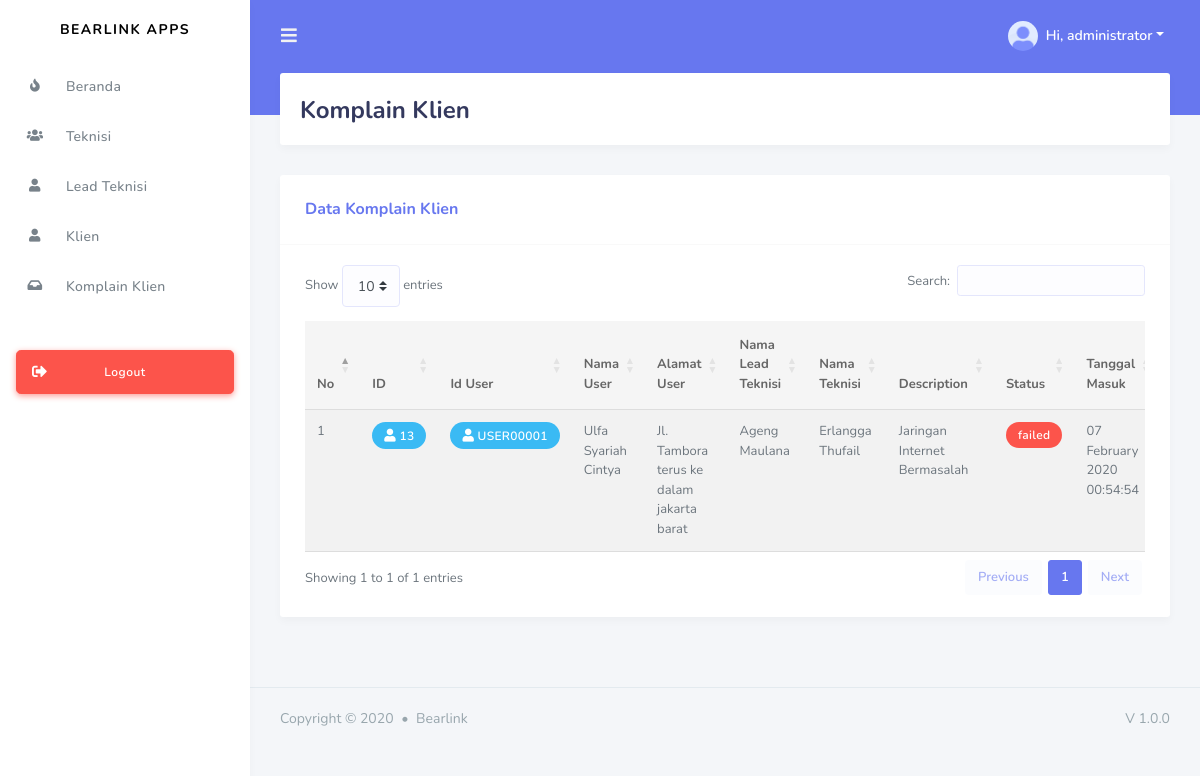
/index.php?page=complaint (signed in), run on the app's committed database.
### tables this page shows
CREATE TABLE `complent_issue` (
  `id` int(10) UNSIGNED NOT NULL,
  `user_id` varchar(32) DEFAULT NULL,
  `lead_technician_id` varchar(32) DEFAULT NULL,
  `technician_id` varchar(32) DEFAULT NULL,
  `description` longtext NOT NULL,
  `status` enum('inprogress','failed','done') NOT NULL,
  `created_at` timestamp NULL DEFAULT NULL,
  `updated_at` timestamp NULL DEFAULT NULL,
  `deleted_at` timestamp NULL DEFAULT NULL
);

CREATE TABLE `users` (
  `id` varchar(32) NOT NULL,
  `province_id` char(2) DEFAULT NULL,
  `regency_id` char(4) DEFAULT NULL,
  `district_id` char(7) DEFAULT NULL,
  `full_name` varchar(100) NOT NULL,
  `email` varchar(191) NOT NULL,
  `password` varchar(80) NOT NULL,
  `handphone` varchar(12) NOT NULL,
  `date_of_birth` date NOT NULL,
  `full_address` longtext NOT NULL,
  `lat` decimal(10,8) DEFAULT NULL,
  `lng` decimal(11,8) DEFAULT NULL,
  `created_at` timestamp NULL DEFAULT NULL,
  `updated_at` timestamp NULL DEFAULT NULL,
  `deleted_at` timestamp NULL DEFAULT NULL
);

CREATE TABLE `lead_technician` (
  `id` varchar(32) NOT NULL,
  `province_id` char(2) DEFAULT NULL,
  `regency_id` char(4) DEFAULT NULL,
  `district_id` char(7) DEFAULT NULL,
  `full_name` varchar(50) NOT NULL,
  `email` varchar(50) NOT NULL,
  `password` varchar(10) NOT NULL,
  `handphone` varchar(12) NOT NULL,
  `date_of_birth` date NOT NULL,
  `full_address` longtext NOT NULL,
  `status` enum('online','offline') DEFAULT NULL,
  `lat` decimal(10,8) DEFAULT NULL,
  `lng` decimal(11,8) DEFAULT NULL,
  `created_at` timestamp NULL DEFAULT NULL,
  `updated_at` timestamp NULL DEFAULT NULL,
  `deleted_at` timestamp NULL DEFAULT NULL
);

CREATE TABLE `technician` (
  `id` varchar(32) NOT NULL,
  `province_id` char(2) DEFAULT NULL,
  `regency_id` char(4) DEFAULT NULL,
  `district_id` char(7) DEFAULT NULL,
  `lead_technician_id` varchar(32) DEFAULT NULL,
  `full_name` varchar(50) NOT NULL,
  `email` varchar(191) NOT NULL,
  `password` varchar(80) NOT NULL,
  `handphone` varchar(12) DEFAULT NULL,
  `date_of_birth` date NOT NULL,
  `full_address` longtext NOT NULL,
  `status` enum('online','offline') DEFAULT NULL,
  `lat` decimal(10,8) DEFAULT NULL,
  `lng` decimal(11,8) DEFAULT NULL,
  `created_at` timestamp NULL DEFAULT NULL,
  `updated_at` timestamp NULL DEFAULT NULL,
  `deleted_at` timestamp NULL DEFAULT NULL
);

### page/admin/complaint/complaint.php (the view, shortened to what this page needs)
<div class="main-content">
    <section class="section">
        <div class="section-header">
            <h1>Komplain Klien</h1>
        </div>
        <div class="row">
            <div class="col-lg-12 col-md-12 col-12 col-sm-12">
                <div class="card">
                    <div class="card-header">
                        <h4>Data Komplain Klien</h4>
                    </div>
                    <div class="card-body">
                        <div class="table-responsive">
                            <table id="example" class="table table-striped">
                                <thead>
                                    <tr>
                                        <th>No</th>
                                        <th>ID</th>
                                        <th>Id User</th>
                                        <th>Nama User</th>
                                        <th>Alamat User</th>
                                        <th>Nama Lead Teknisi</th>
                                        <th>Nama Teknisi</th>
                                        <th>Description</th>
                                        <th>Status</th>
                                        <th>Tanggal Masuk</th>
                                    </tr>
                                </thead>
                                <tbody>
                                <?php
                                $no = 1;
                                $q = mysqli_query($conn, "SELECT * FROM complent_issue
                                                        JOIN users ON complent_issue.user_id=users.id") or die (mysqli_error($conn));
                                while($data=mysqli_fetch_array($q)){
                                ?>
                                    <tr>
                                        <td><?= $no ?></td>
                                        <td><div class="badge badge-info"><i class="fas fa-user"></i> <?= $data[0] ?></div></td>
                                        <td><div class="badge badge-info"><i class="fas fa-user"></i> <?= $data['user_id'] ?></div></td>
                                        <td><?= getDataUser($data['user_id']) ?></td>
                                        <td><?= $data['full_address'] ?></td>
                                        <td><?= getDataLead($data['lead_technician_id']) ?></td>
                                        <td><?= getDataTech($data['technician_id']) ?></td>
                                        <td><?= $data['description'] ?></td>
                                        <td><?= getStatus($data['status']) ?></td>
                                        <td><?= dateFormat($data[6]) ?></td>
                                    </tr>
                                <?php $no++; } ?>
                            </table>
                        </div>
                    </div>
                </div>
            </div>
        </div>
    </section>
</div>
<footer class="main-footer">
    <div class="footer-left">
        Copyright &copy; 2020 <div class="bullet"></div> Bearlink
    </div>
    <div class="footer-right">
        V 1.0.0
    </div>
</footer>
</div>
</div>

### header.php (shortened to what this page needs)
<div class="navbar-bg"></div>
<nav class="navbar navbar-expand-lg main-navbar">
<form class="form-inline mr-auto">
    <ul class="navbar-nav mr-3">
    <li><a href="#" data-toggle="sidebar" class="nav-link nav-link-lg"><i class="fas fa-bars"></i></a></li>
    </ul>
</form>
<ul class="navbar-nav navbar-right">
    <li class="dropdown"><a href="#" data-toggle="dropdown" class="nav-link dropdown-toggle nav-link-lg nav-link-user">
    <img alt="image" src="assets/img/avatar/avatar-1.png" class="rounded-circle mr-1">
    <div class="d-sm-none d-lg-inline-block">Hi, <?= $auth['full_name'] ?></div></a>
    </li>
</ul>
</nav>

### service.php (shortened to what this page needs)
<?php
    $role = $_SESSION['role'];
    $email = $_SESSION['email'];
    switch($role){
        case 1:
            $sql = mysqli_query($conn, "SELECT * from admin WHERE email='$email'");
            $auth = mysqli_fetch_array($sql);
        break;
    }
    function getStatus($params) {
        $tmp = '';
        switch($params) {
            case 'failed':
                $tmp = '<div class="badge badge-danger">failed</div>';
            break;
        }
        return $tmp;
    }
    function getDataUser($params) {
        $tmp = '';
        if (!empty($params)) {
            include './lib/koneksi.php';
            $q = mysqli_query($conn, "SELECT * FROM users WHERE id='$params'");
            $data = mysqli_fetch_array($q);
            $tmp = $data['full_name'];
        } else {
            $tmp = '<div class="badge badge-danger">data belum ada</div>';
        }
        return $tmp;
    }
    function getDataLead($params) {
        $tmp = '';
        if (!empty($params)) {
            include './lib/koneksi.php';
            $q = mysqli_query($conn, "SELECT * FROM lead_technician WHERE id='$params'");
            $data = mysqli_fetch_array($q);
            $tmp = $data['full_name'];
        } else {
            $tmp = '<div class="badge badge-danger">data belum ada</div>';
        }
        return $tmp;
    }
    function getDataTech($params) {
        $tmp = '';
        if (!empty($params)) {
            include './lib/koneksi.php';
            $q = mysqli_query($conn, "SELECT * FROM technician WHERE id='$params'");
            $data = mysqli_fetch_array($q);
            $tmp = $data['full_name'];
        } else {
            $tmp = '<div class="badge badge-danger">data belum ada</div>';
        }
        return $tmp;
    }
    function dateFormat($params) {
        return date('d F Y H:i:s', strtotime($params));
    }
?>

### data on the page
complent_issue: id "13", user "USER00001", user.full_name "Ulfa Syariah Cintya", user.full_address "Jl. Tambora terus ke dalam jakarta barat", lead_technician.full_name "Ageng Maulana", technician.full_name "Erlangga Thufail", description "Jaringan Internet Bermasalah", status "failed", created_at "07 February 2020 00:54:54"

### other printed values
$auth['full_name'] "administrator"
